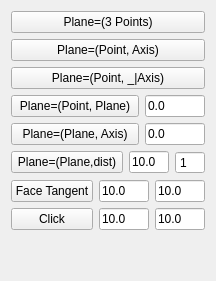
             <widget class="QWidget" name="Plane_Tab1">
              <attribute name="icon">
               <iconset>
                <normaloff>../../../../../../../../home/laurent/Documents/03_Plans/Python/Icons/WF_plane.svg</normaloff>../../../../../../../../home/laurent/Documents/03_Plans/Python/Icons/WF_plane.svg</iconset>
              </attribute>
              <attribute name="title">
               <string>Plane 1/2</string>
              </attribute>
              <layout class="QGridLayout" name="gridLayout_4">
               <item row="9" column="0">
                <spacer name="verticalSpacer_8">
                 <property name="orientation">
                  <enum>Qt::Vertical</enum>
                 </property>
                 <property name="sizeHint" stdset="0">
                  <size>
                   <width>20</width>
                   <height>40</height>
                  </size>
                 </property>
                </spacer>
               </item>
               <item row="8" column="0">
                <layout class="QHBoxLayout" name="horizontalLayout_3">
                 <item>
                  <widget class="QPushButton" name="button_click_for_plane">
                   <property name="sizePolicy">
                    <sizepolicy hsizetype="MinimumExpanding" vsizetype="Fixed">
                     <horstretch>0</horstretch>
                     <verstretch>0</verstretch>
                    </sizepolicy>
                   </property>
                   <property name="toolTip">
                    <string>Click:
Create a rectangular Plane perpendicular to the view at location of one mouse click.
Define the width and the length of the Plane if needed.
- Click first on the Button then click once on the View.
- Click first on the Button then click once on top of one object of the View
 to attach the plane at this object.
- You can also select an already existing point first and click the button to attach the plane.

NB: The plane width and length can be defined first.
</string>
                   </property>
                   <property name="text">
                    <string>Click</string>
                   </property>
                   <property name="icon">
                    <iconset>
                     <normaloff>../../../../../../../../home/laurent/Documents/03_Plans/Python/Icons/WF_clickPlane.svg</normaloff>../../../../../../../../home/laurent/Documents/03_Plans/Python/Icons/WF_clickPlane.svg</iconset>
                   </property>
                   <property name="iconSize">
                    <size>
                     <width>32</width>
                     <height>32</height>
                    </size>
                   </property>
                  </widget>
                 </item>
                 <item>
                  <widget class="QLineEdit" name="length_plane">
                   <property name="sizePolicy">
                    <sizepolicy hsizetype="MinimumExpanding" vsizetype="Fixed">
                     <horstretch>0</horstretch>
                     <verstretch>0</verstretch>
                    </sizepolicy>
                   </property>
                   <property name="minimumSize">
                    <size>
                     <width>40</width>
                     <height>0</height>
                    </size>
                   </property>
                   <property name="maximumSize">
                    <size>
                     <width>50</width>
                     <height>16777215</height>
                    </size>
                   </property>
                   <property name="toolTip">
                    <string>Length of the Plane.</string>
                   </property>
                   <property name="text">
                    <string>10.0</string>
                   </property>
                  </widget>
                 </item>
                 <item>
                  <widget class="QLineEdit" name="width_plane">
                   <property name="sizePolicy">
                    <sizepolicy hsizetype="MinimumExpanding" vsizetype="Fixed">
                     <horstretch>0</horstretch>
                     <verstretch>0</verstretch>
                    </sizepolicy>
                   </property>
                   <property name="minimumSize">
                    <size>
                     <width>40</width>
                     <height>0</height>
                    </size>
                   </property>
                   <property name="maximumSize">
                    <size>
                     <width>50</width>
                     <height>16777215</height>
                    </size>
                   </property>
                   <property name="toolTip">
                    <string>Width of the Plane.</string>
                   </property>
                   <property name="text">
                    <string>10.0</string>
                   </property>
                  </widget>
                 </item>
                </layout>
               </item>
               <item row="4" column="0">
                <layout class="QGridLayout" name="gridLayout_8">
                 <item row="0" column="0">
                  <widget class="QPushButton" name="button_planeandaxis_plane">
                   <property name="sizePolicy">
                    <sizepolicy hsizetype="MinimumExpanding" vsizetype="Fixed">
                     <horstretch>0</horstretch>
                     <verstretch>0</verstretch>
                    </sizepolicy>
                   </property>
                   <property name="toolTip">
                    <string>Plane=(Plane, Axis):
Create a Plane crossing a Line and perpendicular to a Plane.
- First select a plane and a line NOT on the previous plane
- Second push this button

NB: The plane created can be rotated if a none null angle is defined first.</string>
                   </property>
                   <property name="text">
                    <string>Plane=(Plane, Axis)</string>
                   </property>
                   <property name="icon">
                    <iconset>
                     <normaloff>../../../../../../../../home/laurent/Documents/03_Plans/Python/Icons/WF_planeLinePlane.svg</normaloff>../../../../../../../../home/laurent/Documents/03_Plans/Python/Icons/WF_planeLinePlane.svg</iconset>
                   </property>
                   <property name="iconSize">
                    <size>
                     <width>32</width>
                     <height>32</height>
                    </size>
                   </property>
                  </widget>
                 </item>
                 <item row="0" column="1">
                  <widget class="QLineEdit" name="angle_planeandaxis_plane">
                   <property name="sizePolicy">
                    <sizepolicy hsizetype="MinimumExpanding" vsizetype="Fixed">
                     <horstretch>0</horstretch>
                     <verstretch>0</verstretch>
                    </sizepolicy>
                   </property>
                   <property name="minimumSize">
                    <size>
                     <width>40</width>
                     <height>0</height>
                    </size>
                   </property>
                   <property name="maximumSize">
                    <size>
                     <width>60</width>
                     <height>16777215</height>
                    </size>
                   </property>
                   <property name="toolTip">
                    <string>Angle of rotation of the created Plane (in degrees).</string>
                   </property>
                   <property name="text">
                    <string>0.0</string>
                   </property>
                  </widget>
                 </item>
                </layout>
               </item>
               <item row="1" column="0">
                <widget class="QPushButton" name="button_axisandpoint_plane">
                 <property name="toolTip">
                  <string>Plane=(Point, Axis):
Create a plane crossing a Line and a Point.
- First select a line and a point NOT on the previous line
- Second push this button</string>
                 </property>
                 <property name="text">
                  <string>Plane=(Point, Axis)</string>
                 </property>
                 <property name="icon">
                  <iconset>
                   <normaloff>../../../../../../../../home/laurent/Documents/03_Plans/Python/Icons/WF_linePointPlane.svg</normaloff>../../../../../../../../home/laurent/Documents/03_Plans/Python/Icons/WF_linePointPlane.svg</iconset>
                 </property>
                 <property name="iconSize">
                  <size>
                   <width>32</width>
                   <height>32</height>
                  </size>
                 </property>
                </widget>
               </item>
               <item row="2" column="0">
                <widget class="QPushButton" name="button_axis_point_plane">
                 <property name="toolTip">
                  <string>Plane=(Point, _|Axis):
Create a plane perpendicular to a Line and crossing a Point.
- First select a line and a point NOT on the previous line
- Second push this button</string>
                 </property>
                 <property name="text">
                  <string>Plane=(Point, _|Axis)</string>
                 </property>
                 <property name="icon">
                  <iconset>
                   <normaloff>../../../../../../../../home/laurent/Documents/03_Plans/Python/Icons/WF_linePointPlane2.svg</normaloff>../../../../../../../../home/laurent/Documents/03_Plans/Python/Icons/WF_linePointPlane2.svg</iconset>
                 </property>
                 <property name="iconSize">
                  <size>
                   <width>32</width>
                   <height>32</height>
                  </size>
                 </property>
                </widget>
               </item>
               <item row="6" column="0">
                <layout class="QHBoxLayout" name="horizontalLayout_12">
                 <item>
                  <widget class="QPushButton" name="button_face_tangent">
                   <property name="sizePolicy">
                    <sizepolicy hsizetype="MinimumExpanding" vsizetype="Fixed">
                     <horstretch>0</horstretch>
                     <verstretch>0</verstretch>
                    </sizepolicy>
                   </property>
                   <property name="toolTip">
                    <string>Face Tangent:
Create a tanget Plane at click location of a Face.
- First click in the view to select and object,
- Second push this button
-Third click on a location on the selected object.

NB: The plane width and length can be defined first.</string>
                   </property>
                   <property name="text">
                    <string>Face Tangent</string>
                   </property>
                   <property name="icon">
                    <iconset>
                     <normaloff>../../../../../../../../home/laurent/Documents/03_Plans/Python/Icons/WF_FaceTangent.svg</normaloff>../../../../../../../../home/laurent/Documents/03_Plans/Python/Icons/WF_FaceTangent.svg</iconset>
                   </property>
                   <property name="iconSize">
                    <size>
                     <width>32</width>
                     <height>32</height>
                    </size>
                   </property>
                  </widget>
                 </item>
                 <item>
                  <widget class="QLineEdit" name="length_plane_2">
                   <property name="sizePolicy">
                    <sizepolicy hsizetype="MinimumExpanding" vsizetype="Fixed">
                     <horstretch>0</horstretch>
                     <verstretch>0</verstretch>
                    </sizepolicy>
                   </property>
                   <property name="minimumSize">
                    <size>
                     <width>40</width>
                     <height>0</height>
                    </size>
                   </property>
                   <property name="maximumSize">
                    <size>
                     <width>50</width>
                     <height>16777215</height>
                    </size>
                   </property>
                   <property name="toolTip">
                    <string>Length of the Plane.</string>
                   </property>
                   <property name="text">
                    <string>10.0</string>
                   </property>
                  </widget>
                 </item>
                 <item>
                  <widget class="QLineEdit" name="width_plane_2">
                   <property name="sizePolicy">
                    <sizepolicy hsizetype="MinimumExpanding" vsizetype="Fixed">
                     <horstretch>0</horstretch>
                     <verstretch>0</verstretch>
                    </sizepolicy>
                   </property>
                   <property name="minimumSize">
                    <size>
                     <width>40</width>
                     <height>0</height>
                    </size>
                   </property>
                   <property name="maximumSize">
                    <size>
                     <width>50</width>
                     <height>16777215</height>
                    </size>
                   </property>
                   <property name="toolTip">
                    <string>Width of the Plane.</string>
                   </property>
                   <property name="text">
                    <string>10.0</string>
                   </property>
                  </widget>
                 </item>
                </layout>
               </item>
               <item row="0" column="0">
                <widget class="QPushButton" name="button_threepoints_plane">
                 <property name="toolTip">
                  <string>Plane=(3 Points):
Create a Plane crossing 3 Points.
- First select 3 different points
- Second push this button</string>
                 </property>
                 <property name="text">
                  <string>Plane=(3 Points)</string>
                 </property>
                 <property name="icon">
                  <iconset>
                   <normaloff>../../../../../../../../home/laurent/Documents/03_Plans/Python/Icons/WF_threePointsPlane.svg</normaloff>../../../../../../../../home/laurent/Documents/03_Plans/Python/Icons/WF_threePointsPlane.svg</iconset>
                 </property>
                 <property name="iconSize">
                  <size>
                   <width>32</width>
                   <height>32</height>
                  </size>
                 </property>
                </widget>
               </item>
               <item row="5" column="0">
                <layout class="QHBoxLayout" name="horizontalLayout_28">
                 <item>
                  <widget class="QPushButton" name="button_distPlane">
                   <property name="toolTip">
                    <string>Plane=(Plane,dist):
Create a Plane parallel to a Plane at a given distance.
- First select a plane or several Planes
- Second push this button

NB: 
  - The distance to the plane created can be defined first.
Positive number in one direction and negative in the other one.
The second number indicates the number of planes to create.
With option &quot;Object copy&quot; in &quot;Ori. Pref.&quot;  TAB
  - If a Face of a Cube is selected the Cube is duplicate with the 
corresponding Face at the defined distance from the original.
Several Faces of the cube can be selected.</string>
                   </property>
                   <property name="text">
                    <string>Plane=(Plane,dist)</string>
                   </property>
                   <property name="icon">
                    <iconset>
                     <normaloff>../../../../../../../../home/laurent/Documents/03_Plans/Python/Icons/WF_distPlanePlane.svg</normaloff>../../../../../../../../home/laurent/Documents/03_Plans/Python/Icons/WF_distPlanePlane.svg</iconset>
                   </property>
                   <property name="iconSize">
                    <size>
                     <width>32</width>
                     <height>32</height>
                    </size>
                   </property>
                  </widget>
                 </item>
                 <item>
                  <widget class="QLineEdit" name="dist_plane">
                   <property name="sizePolicy">
                    <sizepolicy hsizetype="MinimumExpanding" vsizetype="Fixed">
                     <horstretch>0</horstretch>
                     <verstretch>0</verstretch>
                    </sizepolicy>
                   </property>
                   <property name="minimumSize">
                    <size>
                     <width>40</width>
                     <height>0</height>
                    </size>
                   </property>
                   <property name="maximumSize">
                    <size>
                     <width>40</width>
                     <height>16777215</height>
                    </size>
                   </property>
                   <property name="toolTip">
                    <string>Distance to the new plane.
Can be negative for the reverse direction!</string>
                   </property>
                   <property name="text">
                    <string>10.0</string>
                   </property>
                  </widget>
                 </item>
                 <item>
                  <widget class="QSpinBox" name="spin_dist_plane">
                   <property name="minimumSize">
                    <size>
                     <width>30</width>
                     <height>0</height>
                    </size>
                   </property>
                   <property name="maximumSize">
                    <size>
                     <width>30</width>
                     <height>16777215</height>
                    </size>
                   </property>
                   <property name="toolTip">
                    <string>The number of copies  (Max 100).</string>
                   </property>
                   <property name="buttonSymbols">
                    <enum>QAbstractSpinBox::NoButtons</enum>
                   </property>
                   <property name="keyboardTracking">
                    <bool>false</bool>
                   </property>
                   <property name="minimum">
                    <number>1</number>
                   </property>
                   <property name="maximum">
                    <number>100</number>
                   </property>
                   <property name="singleStep">
                    <number>1</number>
                   </property>
                   <property name="value">
                    <number>1</number>
                   </property>
                  </widget>
                 </item>
                </layout>
               </item>
               <item row="3" column="0">
                <layout class="QGridLayout" name="gridLayout_16">
                 <item row="0" column="0">
                  <widget class="QPushButton" name="button_planeandpoint_plane">
                   <property name="toolTip">
                    <string>Plane=(Point, Plane):
Create a plane crossing a Point and parallel to a Plane.
- First select a plane and a point NOT on the previous plane
- Second push this button

NB: you can enlarge the created new plane by setting first an extension length.</string>
                   </property>
                   <property name="text">
                    <string>Plane=(Point, Plane)</string>
                   </property>
                   <property name="icon">
                    <iconset>
                     <normaloff>../../../../../../../../home/laurent/Documents/03_Plans/Python/Icons/WF_pointPlanePlane.svg</normaloff>../../../../../../../../home/laurent/Documents/03_Plans/Python/Icons/WF_pointPlanePlane.svg</iconset>
                   </property>
                   <property name="iconSize">
                    <size>
                     <width>32</width>
                     <height>32</height>
                    </size>
                   </property>
                  </widget>
                 </item>
                 <item row="0" column="1">
                  <widget class="QLineEdit" name="extension_planePointPlane">
                   <property name="minimumSize">
                    <size>
                     <width>40</width>
                     <height>0</height>
                    </size>
                   </property>
                   <property name="maximumSize">
                    <size>
                     <width>60</width>
                     <height>16777215</height>
                    </size>
                   </property>
                   <property name="toolTip">
                    <string>Length for the extensions of the new Plane compared to initial one.</string>
                   </property>
                   <property name="text">
                    <string>0.0</string>
                   </property>
                  </widget>
                 </item>
                </layout>
               </item>
              </layout>
             </widget>
